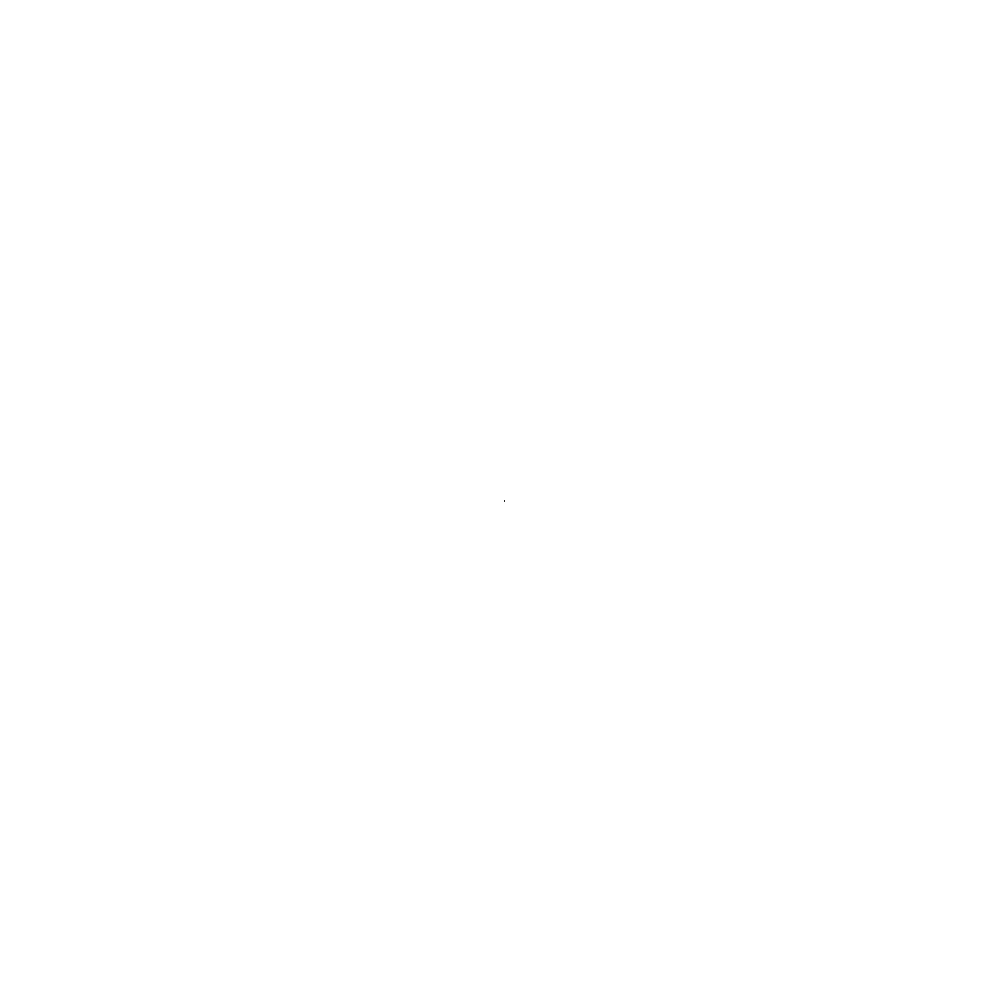
Frame 1 (no input)
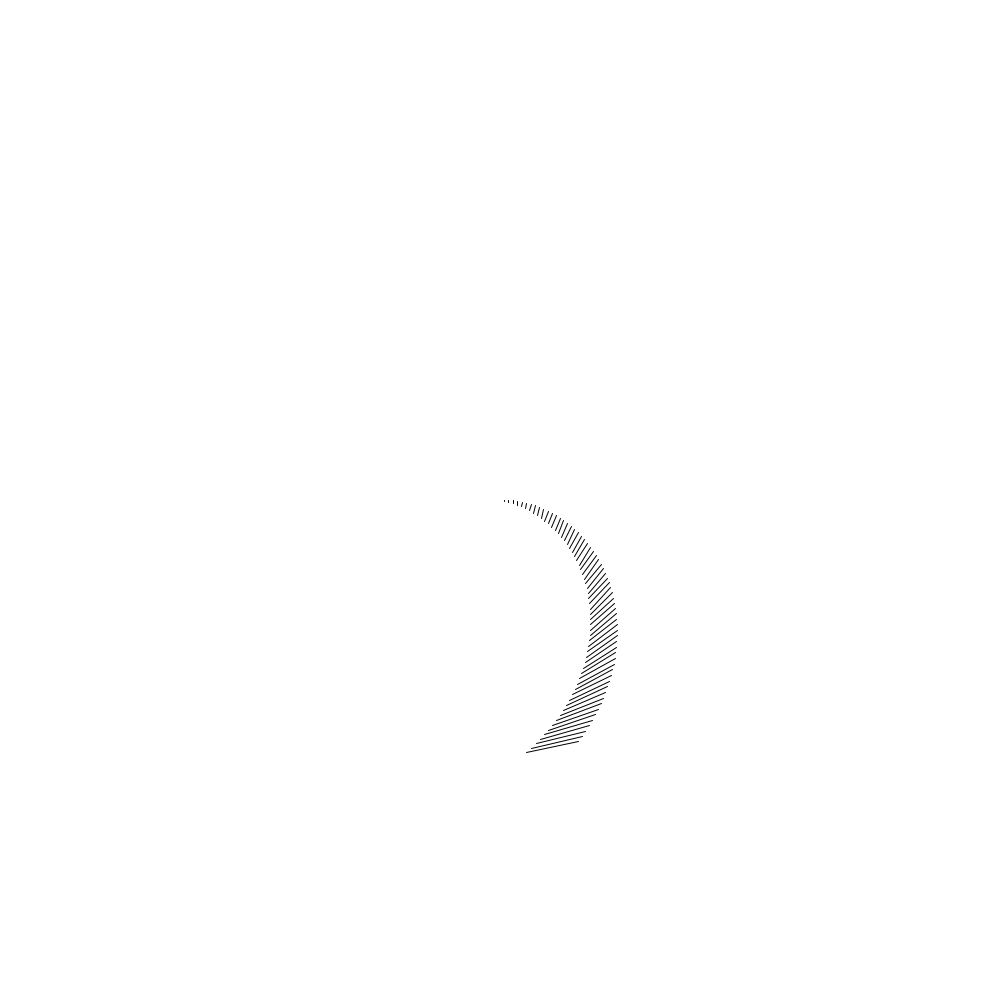
Frame 60 (the mouse pressed at the canvas centre just before this capture)
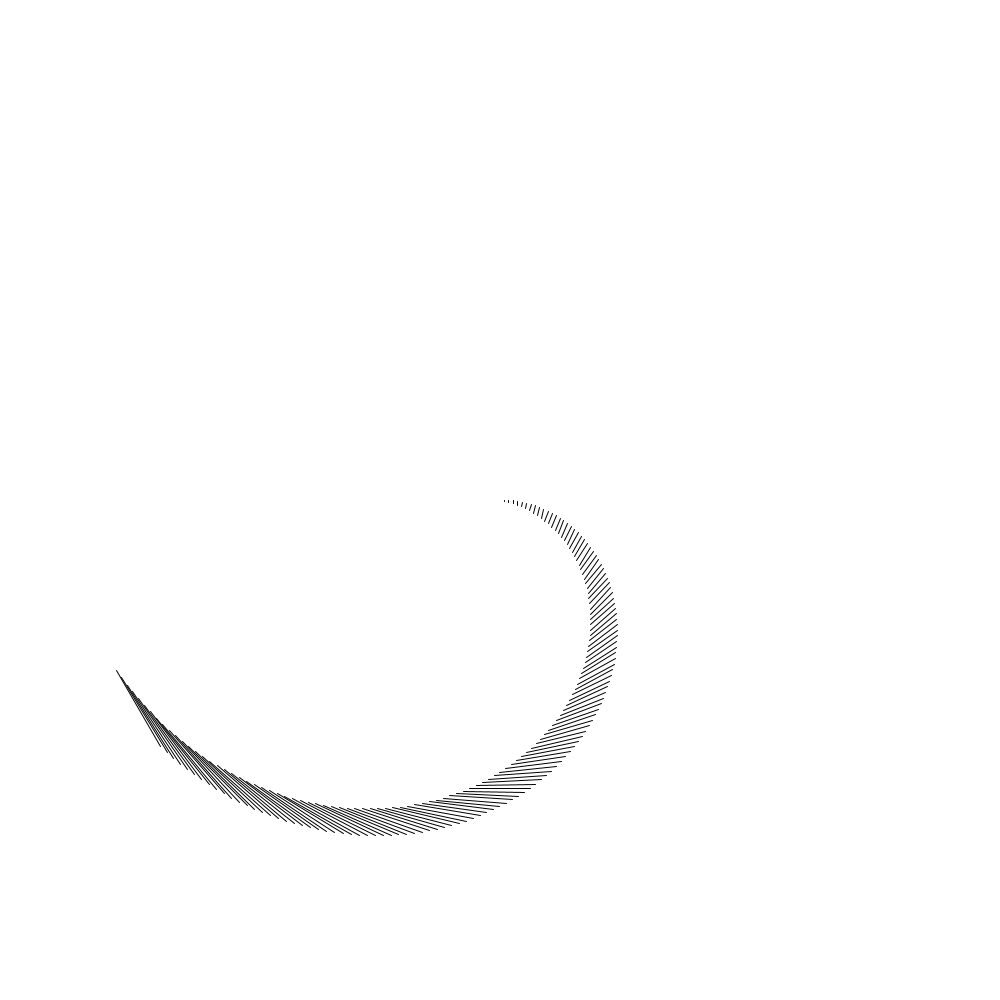
Frame 120 (the mouse held since frame 60 and released just before this capture)

The Processing sketch that drew these frames (run headless with seeded random() and noise(); from frame 60 on, the mouse is pressed at the canvas centre):

// Processing sketch: questions_230220a
// ── questions_230220a.pde
float angleA, angleB;
String startTime;

void setup() {
  size(1000, 1000);
  background(#ffffff);
  
  startTime = year() + "-" + month() + "-" + day() + "_"
           + hour() + "-" + minute() + "-" + second();
}

void draw() {
  translate(width/2, height/2);
  float rotationSpeed = TAU / 300;
  float oscillationSpeed = 0.01;
  int angleOffset = 10;

  angleA = frameCount * rotationSpeed;
  angleB = (frameCount + angleOffset) * rotationSpeed;

  float radius = sin(frameCount * oscillationSpeed) * 450;

  stroke(#000000);
  line(cos(angleA) * radius, sin(angleA) * radius,
       cos(angleB) * radius, sin(angleB) * radius);

  //noStroke();
  //fill(#aa0000, 50);
  //circle(cos(angleA) * radius, sin(angleA) * radius, 50);
  //fill(#00aa00, 50);
  //circle(cos(angleB) * radius, sin(angleB) * radius, 50);
}

void mouseClicked(){
  // for filenames... big to small makes it easier to see how you
  // progressed over time if you're saving a lot of stuff
  String filename = startTime + "_frame" + frameCount + ".png";
  save(filename);
  println("saved as " + filename);
}
